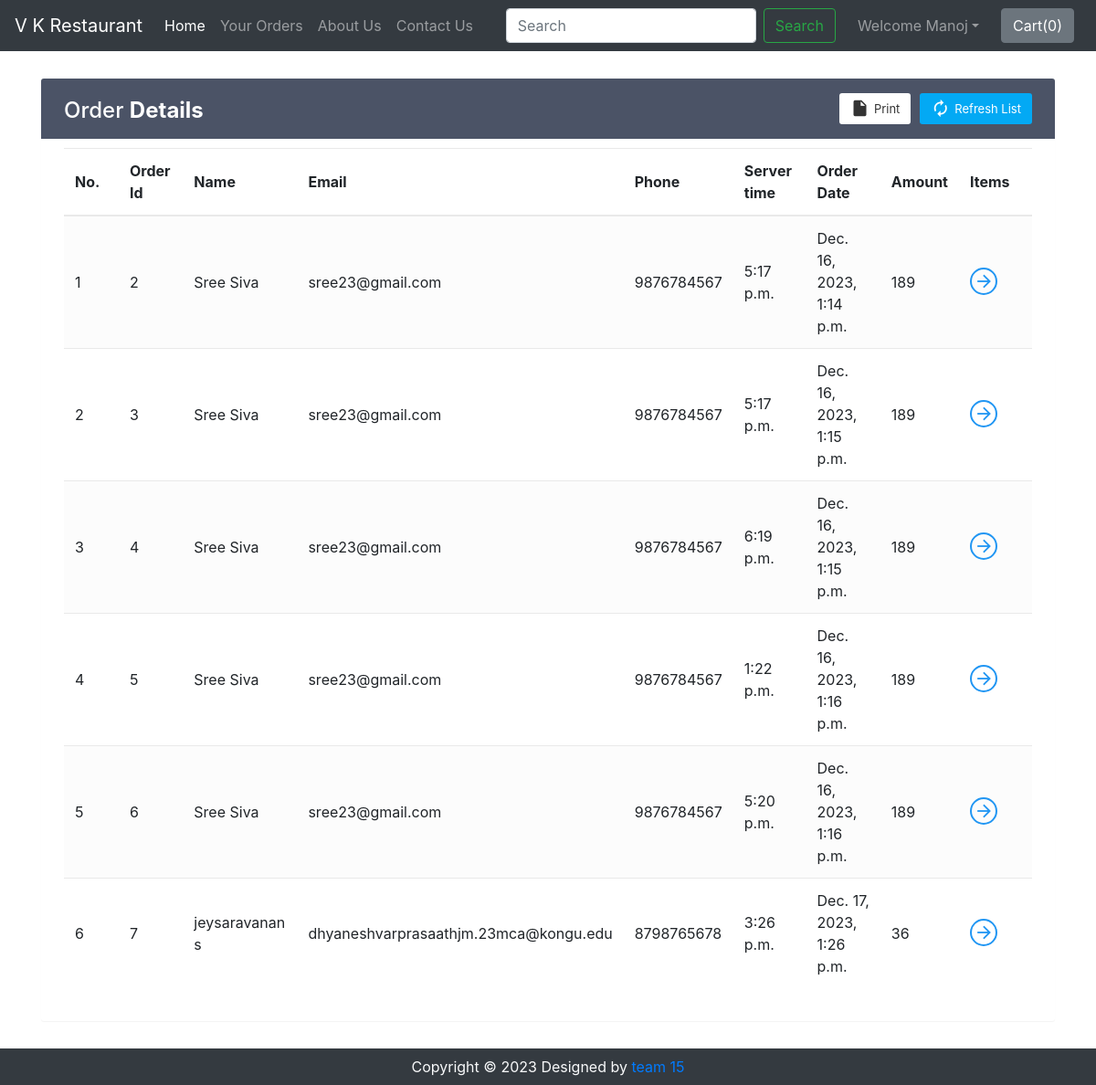
/shop/orderView/ (signed in), run on the app's committed database.
### shop/models.py (models this page shows)
class Orders(models.Model):
    order_id = models.AutoField(primary_key=True)
    items_json = models.CharField(max_length=5000)
    userId = models.IntegerField(default=0)
    amount = models.IntegerField(default=0)
    name = models.CharField(max_length=20)
    email = models.CharField(max_length=30)
    phone = models.CharField(max_length=10, default="")
    serve_time=models.TimeField(null=True, blank=True)
    timestamp = models.DateTimeField(default=timezone.now)

### shop/views.py (the view)
def orderView(request):
    if request.user.is_authenticated:
        current_user = request.user
        orderHistory = Orders.objects.filter(userId=current_user.id)
        if len(orderHistory) == 0:
            messages.info(request, "You have not ordered.")
            return render(request, 'shop/orderView.html')
        return render(request, 'shop/orderView.html', {'orderHistory': orderHistory})
    return render(request, 'shop/orderView.html')

### shop/templates/shop/orderView.html (shortened to what this page needs)
{% extends 'shop/basic.html' %}
{% block body %}
{% if user.is_authenticated %}
<div class="container" id="cont">
    <div class="table-wrapper">
        <div class="table-title">
            <div class="row">
                <div class="col-sm-4">
                    <h2>Order <b>Details</b></h2>
                </div>
                <div class="col-sm-8">
                    <a href="" class="btn btn-primary"><i class="material-icons">&#xE863;</i> <span>Refresh List</span></a>
                    <a href="#" onclick="window.print()" class="btn btn-info"><i class="material-icons">&#xE24D;</i> <span>Print</span></a>
                </div>
            </div>
        </div>
        <table class="table table-striped table-hover">
            <thead>
                <tr>
                    <th>No.</th>
                    <th>Order Id</th>
                    <th>Name</th>
                    <th>Email</th>
                    <th>Phone</th>
                    <th>Server time</th>
                    <th>Order Date</th>
                    <th>Amount</th>
                    <th>Items</th>
                </tr>
            </thead>
            <tbody>
                {% for i in orderHistory %}
                <tr>
                    <td class="count"></td>
                    <td>{{i.order_id}}</td>
                    <td>{{i.name}}</td>
                    <td>{{i.email}}</td>
                    <td>{{i.phone}}</td>
                    <td>{{i.serve_time}}</td>
                    <td>{{i.timestamp}}</td>
                    <td>{{i.amount}}</td>
                    <td><a href="#" id="click{{i.order_id}}" class="view" title="View Details"><i class="material-icons">&#xE5C8;</i></a></td>
                </tr>
                {% endfor %}
            </tbody>
        </table>
    </div>
</div>
{% else %}
    <div id="cont2">
        <div class="alert alert-info">
            <font style="font-size:22px"><center>You need to <strong><a class="alert-link" data-toggle="modal" data-target="#loginModal">Login</a></strong></center></font>
        </div>
    </div>
{% endif %}
{% endblock %}

### shop/templates/shop/basic.html (shortened to what this page needs)
<!doctype html>
<html lang="en">
  <head>
    <link rel="stylesheet" href="https://stackpath.bootstrapcdn.com/bootstrap/4.2.1/css/bootstrap.min.css">
    <link rel="stylesheet" href="https://stackpath.bootstrapcdn.com/bootstrap/4.3.1/css/bootstrap.min.css">
    <link rel="stylesheet" href="https://use.fontawesome.com/releases/v5.8.2/css/all.css">
  </head>
  <body>
    <nav class="navbar navbar-expand-lg navbar-dark bg-dark">
      <a class="navbar-brand" href="/shop">V K Restaurant</a>
      <div class="collapse navbar-collapse" id="navbarSupportedContent">
        <ul class="navbar-nav mr-auto">
          <li class="nav-item active">
            <a class="nav-link" href="/shop">Home <span class="sr-only">(current)</span></a>
          </li>
          <li class="nav-item dropdown" id="categoryList">
          <li class="nav-item">
            <a class="nav-link" href="/shop/orderView/">Your Orders</a>
          </li>
          <li class="nav-item">
            <a class="nav-link" href="/shop/about">About Us</a>
          </li>
          <li class="nav-item">
            <a class="nav-link" href="/shop/contact">Contact Us</a>
          </li>
        </ul>
        <form method="get" action="/shop/search" class="form-inline my-2 my-lg-0 mx-3">
          <input class="form-control mr-sm-2" type="search" name="search" id="search" placeholder="Search" aria-label="Search" required>
          <button class="btn btn-outline-success my-2 my-sm-0" type="submit">Search</button>
        </form>
        {% if user.is_authenticated %}
        <ul class="navbar-nav mr-2">
          <li class="nav-item dropdown">
            <a class="nav-link dropdown-toggle" href='#' id="navbarDropdown" role="button" data-toggle="dropdown"> Welcome {{request.user}}</a>
          </li>
        </ul>
        {% else %}
        <button type="button" class="btn btn-success mx-2" data-toggle="modal" data-target="#loginModal">Login</button>
        <button type="button" class="btn btn-success mx-2" data-toggle="modal" data-target="#signupModal">SignUp</button>
        {% endif %}
        <button type="button" class="btn btn-secondary mx-2" id="popcart" data-container="body" data-html="true" data-toggle="popover" title="MyCart" data-placement="bottom" data-content="Bottom popover">
          Cart(<span id="cart">0</span>)
        </button>
      </div>
    </nav>
    {% block body %} {% endblock %}
    <div class="footer container-fluid bg-dark text-light">
        <p class="text-center py-2 mb-0">Copyright © 2023 Designed by <a href="" target="_blank" rel="noopener noreferrer">team 15</a></p>
    </div>
  </body>
</html>

### data on the page
Orders: order_id "2", name "Sree Siva", email "sree23@gmail.com", phone "9876784567", serve_time "5:17 p.m.", timestamp "Dec. 16, 2023, 1:14 p.m.", amount "189"
Orders: order_id "3", name "Sree Siva", email "sree23@gmail.com", phone "9876784567", serve_time "5:17 p.m.", timestamp "Dec. 16, 2023, 1:15 p.m.", amount "189"
Orders: order_id "4", name "Sree Siva", email "sree23@gmail.com", phone "9876784567", serve_time "6:19 p.m.", timestamp "Dec. 16, 2023, 1:15 p.m.", amount "189"
Orders: order_id "5", name "Sree Siva", email "sree23@gmail.com", phone "9876784567", serve_time "1:22 p.m.", timestamp "Dec. 16, 2023, 1:16 p.m.", amount "189"
Orders: order_id "6", name "Sree Siva", email "sree23@gmail.com", phone "9876784567", serve_time "5:20 p.m.", timestamp "Dec. 16, 2023, 1:16 p.m.", amount "189"
Orders: order_id "7", name "jeysaravanan s", email "dhyaneshvarprasaathjm.23mca@kongu.edu", phone "8798765678", serve_time "3:26 p.m.", timestamp "Dec. 17, 2023, 1:26 p.m.", amount "36"

### other printed values
{{ request.user }} "Manoj"
